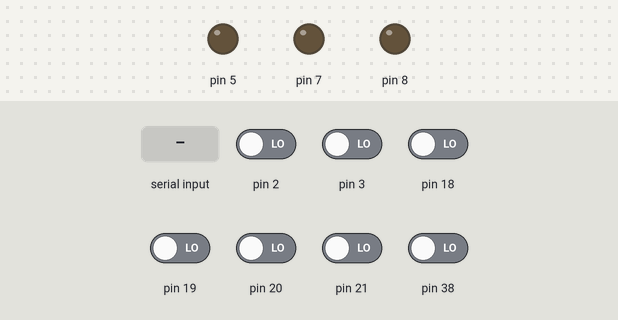
Bench run of a sketch on a simulated Arduino Mega 2560, built with avr-gcc and run on an emulated ATmega2560. Shown: output pins drawn as LEDs (lit = HIGH). Inputs (shaded band) come from the test bench; at power-on: pin 2, pin 3, pin 18–21, pin 38 LOW. What the sketch prints to the serial monitor is not drawn.

Above: at 5.0 s.
5.1 s: pin 3 driven HIGH
6.9 s: byte 30 received over Serial
At 7.3 s:
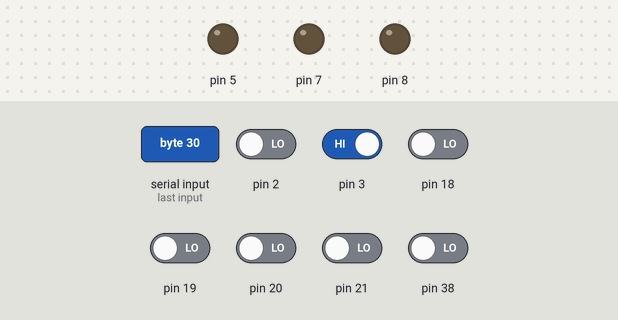
8.4 s: byte 90 received over Serial
At 9.6 s:
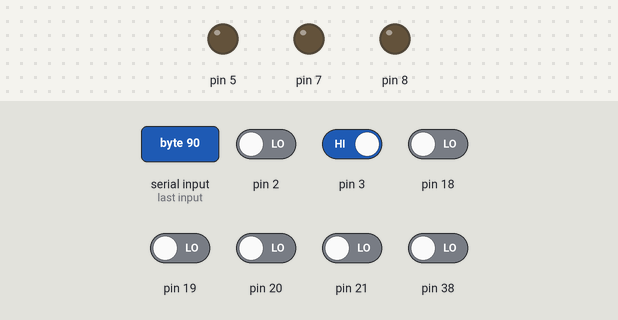
9.9 s: pin 2 driven HIGH
11.4 s: pin 18 driven HIGH
12.9 s: pin 2 driven LOW
Timing chart, 0 to 15.4 s (numbered marks = the images above; inputs shaded):
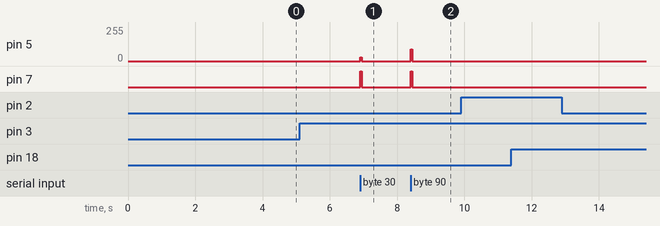

The sketch:

pendulum.ino
```cpp
#include <EncoderShield.h>
#include <MotoShield.h>

Motor motor(0);
Encoder encoder(1, 1000);

void setup() {
  Serial.begin(115200);

  // 31kHz PWM on pins 2, 3, 5
  TCCR3B &= ~7;
  TCCR3B |= (1 << CS30);

  motor.begin();
  encoder.begin();

  // Make sure we passed index once
  encoder.home();
}

void loop() {
  static long int prev_angle = encoder.count();
  static unsigned int missed = 0;

  unsigned long int last = millis();
  long int angle = encoder.count();
  long int vel   = angle-prev_angle;
  bool received = false;

  // Rotating through index
  if (vel > 2000) vel -= 4000;
  if (vel < -2000) vel += 4000;
  vel *= 20;

  // Lowest possible speed is 200s / revolution
  // 4000 ppr, 50ms per step
  Serial.write(0xff);
  Serial.write((unsigned char*)&angle, 4);
  Serial.write((unsigned char*)&vel, 4);

  while (millis() - last < 50)
  {
    if (Serial.available())
    {
      signed char pwm = Serial.read();
      if (pwm > 0)
        motor.go(CW,   pwm);
      else
        motor.go(CCW, -pwm);
      received = true;
    }
  }

  if (!received && missed++ > 10)
      motor.stop();

  prev_angle = angle;
}
```

Measured:
- after the input at 5.1 s, every drawn part: stays the same
- after the input at 6.9 s, pin 5: 0/255 → 30/255 at once, → 0/255 0.05 s later; pin 7: LOW → HIGH at once, → LOW 0.05 s later
- after the input at 8.4 s, pin 5: 0/255 → 90/255 at once, → 0/255 0.05 s later; pin 7: LOW → HIGH at once, → LOW 0.05 s later
- after the input at 9.9 s, every drawn part: stays the same
- after the input at 11.4 s, every drawn part: stays the same
- after the input at 12.9 s, every drawn part: stays the same
